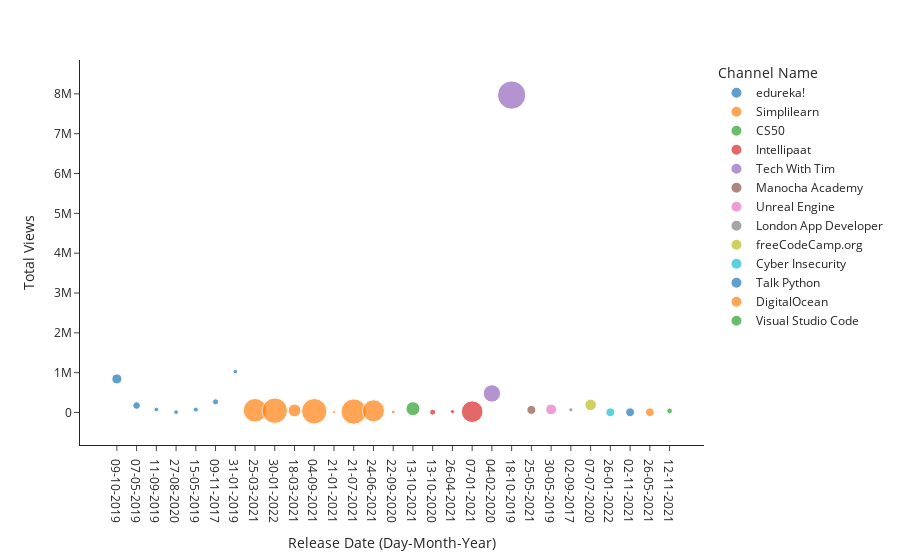

Notebook cell for this chart:
### Code cell
fig = px.scatter(music_data, x = "Release Date (Day-Month-Year)", y="Total Views", size = music_data["Duration (in minutes)"],
 color = "Channel Name", template = 'simple_white')#'plotly_dark)
fig.show()

### Figure 1 — Plotly figure (JSON) as saved in the notebook; plotly's stock layout.template omitted (floating-point values rounded to 4 significant figures)
{"data": [{"hovertemplate": "Channel Name=edureka!<br>Release Date (Day-Month-Year)=%{x}<br>Total Views=%{y}<br>Duration (in minutes)=%{marker.size}<extra></extra>", "legendgroup": "edureka!", "marker": {"color": "#1F77B4", "size": [91.52, 51.55, 19.82, 20.05, 22.43, 32.9, 18.38], "sizemode": "area", "sizeref": 1.788, "symbol": "circle"}, "mode": "markers", "name": "edureka!", "orientation": "v", "showlegend": true, "type": "scatter", "x": ["09-10-2019", "07-05-2019", "11-09-2019", "27-08-2020", "15-05-2019", "09-11-2017", "31-01-2019"], "xaxis": "x", "y": [842649, 174320, 76165, 9422, 72792, 268005, 1026967], "yaxis": "y"}, {"hovertemplate": "Channel Name=Simplilearn<br>Release Date (Day-Month-Year)=%{x}<br>Total Views=%{y}<br>Duration (in minutes)=%{marker.size}<extra></extra>", "legendgroup": "Simplilearn", "marker": {"color": "#FF7F0E", "size": [494.3, 579.5, 147.0, 576.5, 8.52, 574.9, 433.6, 13.03], "sizemode": "area", "sizeref": 1.788, "symbol": "circle"}, "mode": "markers", "name": "Simplilearn", "orientation": "v", "showlegend": true, "type": "scatter", "x": ["25-03-2021", "30-01-2022", "18-03-2021", "04-09-2021", "21-01-2021", "21-07-2021", "24-06-2021", "22-09-2020"], "xaxis": "x", "y": [56051, 45930, 52300, 31432, 8720, 23377, 42493, 12397], "yaxis": "y"}, {"hovertemplate": "Channel Name=CS50<br>Release Date (Day-Month-Year)=%{x}<br>Total Views=%{y}<br>Duration (in minutes)=%{marker.size}<extra></extra>", "legendgroup": "CS50", "marker": {"color": "#2CA02C", "size": [175.0], "sizemode": "area", "sizeref": 1.788, "symbol": "circle"}, "mode": "markers", "name": "CS50", "orientation": "v", "showlegend": true, "type": "scatter", "x": ["13-10-2021"], "xaxis": "x", "y": [95712], "yaxis": "y"}, {"hovertemplate": "Channel Name=Intellipaat<br>Release Date (Day-Month-Year)=%{x}<br>Total Views=%{y}<br>Duration (in minutes)=%{marker.size}<extra></extra>", "legendgroup": "Intellipaat", "marker": {"color": "#D62728", "size": [32.33, 15.5, 417.5], "sizemode": "area", "sizeref": 1.788, "symbol": "circle"}, "mode": "markers", "name": "Intellipaat", "orientation": "v", "showlegend": true, "type": "scatter", "x": ["13-10-2020", "26-04-2021", "07-01-2021"], "xaxis": "x", "y": [8273, 22193, 21183], "yaxis": "y"}, {"hovertemplate": "Channel Name=Tech With Tim<br>Release Date (Day-Month-Year)=%{x}<br>Total Views=%{y}<br>Duration (in minutes)=%{marker.size}<extra></extra>", "legendgroup": "Tech With Tim", "marker": {"color": "#9467BD", "size": [269.7, 715.0], "sizemode": "area", "sizeref": 1.788, "symbol": "circle"}, "mode": "markers", "name": "Tech With Tim", "orientation": "v", "showlegend": true, "type": "scatter", "x": ["04-02-2020", "18-10-2019"], "xaxis": "x", "y": [479966, 7969709], "yaxis": "y"}, {"hovertemplate": "Channel Name=Manocha Academy<br>Release Date (Day-Month-Year)=%{x}<br>Total Views=%{y}<br>Duration (in minutes)=%{marker.size}<extra></extra>", "legendgroup": "Manocha Academy", "marker": {"color": "#8C564B", "size": [72.35], "sizemode": "area", "sizeref": 1.788, "symbol": "circle"}, "mode": "markers", "name": "Manocha Academy", "orientation": "v", "showlegend": true, "type": "scatter", "x": ["25-05-2021"], "xaxis": "x", "y": [65656], "yaxis": "y"}, {"hovertemplate": "Channel Name=Unreal Engine<br>Release Date (Day-Month-Year)=%{x}<br>Total Views=%{y}<br>Duration (in minutes)=%{marker.size}<extra></extra>", "legendgroup": "Unreal Engine", "marker": {"color": "#E377C2", "size": [103.9], "sizemode": "area", "sizeref": 1.788, "symbol": "circle"}, "mode": "markers", "name": "Unreal Engine", "orientation": "v", "showlegend": true, "type": "scatter", "x": ["30-05-2019"], "xaxis": "x", "y": [77557], "yaxis": "y"}, {"hovertemplate": "Channel Name=London App Developer<br>Release Date (Day-Month-Year)=%{x}<br>Total Views=%{y}<br>Duration (in minutes)=%{marker.size}<extra></extra>", "legendgroup": "London App Developer", "marker": {"color": "#7F7F7F", "size": [15.32], "sizemode": "area", "sizeref": 1.788, "symbol": "circle"}, "mode": "markers", "name": "London App Developer", "orientation": "v", "showlegend": true, "type": "scatter", "x": ["02-09-2017"], "xaxis": "x", "y": [67161], "yaxis": "y"}, {"hovertemplate": "Channel Name=freeCodeCamp.org<br>Release Date (Day-Month-Year)=%{x}<br>Total Views=%{y}<br>Duration (in minutes)=%{marker.size}<extra></extra>", "legendgroup": "freeCodeCamp.org", "marker": {"color": "#BCBD22", "size": [119.3], "sizemode": "area", "sizeref": 1.788, "symbol": "circle"}, "mode": "markers", "name": "freeCodeCamp.org", "orientation": "v", "showlegend": true, "type": "scatter", "x": ["07-07-2020"], "xaxis": "x", "y": [191132], "yaxis": "y"}, {"hovertemplate": "Channel Name=Cyber Insecurity<br>Release Date (Day-Month-Year)=%{x}<br>Total Views=%{y}<br>Duration (in minutes)=%{marker.size}<extra></extra>", "legendgroup": "Cyber Insecurity", "marker": {"color": "#17BECF", "size": [70.27], "sizemode": "area", "sizeref": 1.788, "symbol": "circle"}, "mode": "markers", "name": "Cyber Insecurity", "orientation": "v", "showlegend": true, "type": "scatter", "x": ["26-01-2022"], "xaxis": "x", "y": [5380], "yaxis": "y"}, {"hovertemplate": "Channel Name=Talk Python<br>Release Date (Day-Month-Year)=%{x}<br>Total Views=%{y}<br>Duration (in minutes)=%{marker.size}<extra></extra>", "legendgroup": "Talk Python", "marker": {"color": "#1F77B4", "size": [69.45], "sizemode": "area", "sizeref": 1.788, "symbol": "circle"}, "mode": "markers", "name": "Talk Python", "orientation": "v", "showlegend": true, "type": "scatter", "x": ["02-11-2021"], "xaxis": "x", "y": [5551], "yaxis": "y"}, {"hovertemplate": "Channel Name=DigitalOcean<br>Release Date (Day-Month-Year)=%{x}<br>Total Views=%{y}<br>Duration (in minutes)=%{marker.size}<extra></extra>", "legendgroup": "DigitalOcean", "marker": {"color": "#FF7F0E", "size": [66.73], "sizemode": "area", "sizeref": 1.788, "symbol": "circle"}, "mode": "markers", "name": "DigitalOcean", "orientation": "v", "showlegend": true, "type": "scatter", "x": ["26-05-2021"], "xaxis": "x", "y": [7355], "yaxis": "y"}, {"hovertemplate": "Channel Name=Visual Studio Code<br>Release Date (Day-Month-Year)=%{x}<br>Total Views=%{y}<br>Duration (in minutes)=%{marker.size}<extra></extra>", "legendgroup": "Visual Studio Code", "marker": {"color": "#2CA02C", "size": [29.8], "sizemode": "area", "sizeref": 1.788, "symbol": "circle"}, "mode": "markers", "name": "Visual Studio Code", "orientation": "v", "showlegend": true, "type": "scatter", "x": ["12-11-2021"], "xaxis": "x", "y": [39350], "yaxis": "y"}], "layout": {"legend": {"itemsizing": "constant", "title": {"text": "Channel Name"}, "tracegroupgap": 0}, "margin": {"t": 60}, "xaxis": {"anchor": "y", "domain": [0, 1], "title": {"text": "Release Date (Day-Month-Year)"}}, "yaxis": {"anchor": "x", "domain": [0, 1], "title": {"text": "Total Views"}}}}
